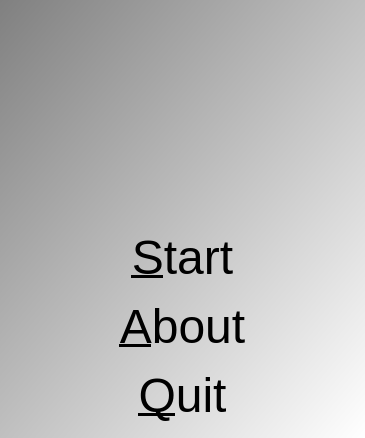
<?xml version="1.0" encoding="UTF-8"?>
<ui version="4.0">
 <class>QtVigenereCipherMenuDialog</class>
 <widget class="QDialog" name="QtVigenereCipherMenuDialog">
  <property name="geometry">
   <rect>
    <x>0</x>
    <y>0</y>
    <width>365</width>
    <height>438</height>
   </rect>
  </property>
  <property name="font">
   <font>
    <pointsize>20</pointsize>
   </font>
  </property>
  <property name="windowTitle">
   <string>VigenereCipher</string>
  </property>
  <property name="windowIcon">
   <iconset resource="VigenereCipher.qrc">
    <normaloff>:/images/R.png</normaloff>:/images/R.png</iconset>
  </property>
  <property name="styleSheet">
   <string notr="true">QDialog { 
background-color: qlineargradient(x1: 0, y1: 0, x2: 1, y2: 1, stop: 0  #808080, stop: 1 #ffffff);
}
QPushButton { background-color: rgb(255, 255, 255);  }
QPushButton { color: rgb(0,0,0); }
QPushButton { font: 48px  }</string>
  </property>
  <layout class="QGridLayout" name="gridLayout">
   <item row="4" column="0">
    <widget class="QPushButton" name="button_quit">
     <property name="text">
      <string>&amp;Quit</string>
     </property>
     <property name="flat">
      <bool>true</bool>
     </property>
    </widget>
   </item>
   <item row="3" column="0">
    <widget class="QPushButton" name="button_about">
     <property name="text">
      <string>&amp;About</string>
     </property>
     <property name="flat">
      <bool>true</bool>
     </property>
    </widget>
   </item>
   <item row="1" column="0">
    <widget class="QPushButton" name="button_start">
     <property name="text">
      <string>&amp;Start</string>
     </property>
     <property name="flat">
      <bool>true</bool>
     </property>
    </widget>
   </item>
   <item row="0" column="0">
    <widget class="QLabel" name="label">
     <property name="text">
      <string/>
     </property>
     <property name="pixmap">
      <pixmap resource="VigenereCipher.qrc">:/images/VigenereCipherMenu.png</pixmap>
     </property>
    </widget>
   </item>
  </layout>
 </widget>
 <tabstops>
  <tabstop>button_start</tabstop>
  <tabstop>button_about</tabstop>
  <tabstop>button_quit</tabstop>
 </tabstops>
 <resources>
  <include location="VigenereCipher.qrc"/>
 </resources>
 <connections/>
</ui>
